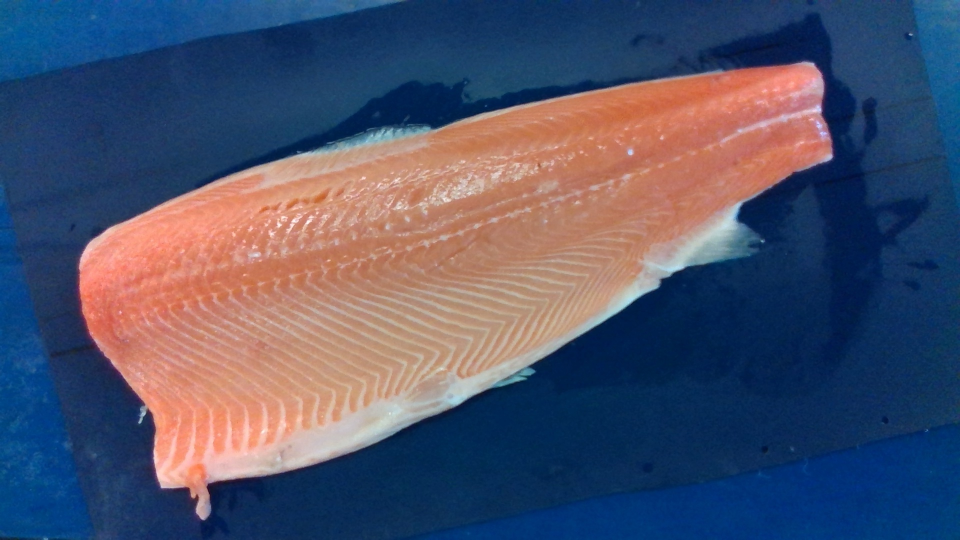
#> input picture vision_system/images_michael/input_f2.jpg, 1920 x 1080 px, found by its file name (shown at 1/2 size); the run also reads 1 picture not shown here
$ python salmon_inference_updated.py
#> lines starting #> are read from the running program, lines starting #| are printed output that depends on the picture
### vision_system/APF3.py
import numpy as np
import matplotlib.pyplot as plt
import copy
from matplotlib import patches
from numpy.linalg import norm
import math
from mpl_toolkits.mplot3d import Axes3D
from matplotlib import cm


def closest_on_line(p1, p2, p3): # Returns a point[x,y] on the line from p1 to p2, that is closest to p3
        x1, y1 = p1
        x2, y2 = p2
        x3, y3 = p3
        dx, dy = x2-x1, y2-y1
        det = dx*dx + dy*dy
        a = (dy*(y3-y1)+dx*(x3-x1))/det
        return [x1+a*dx, y1+a*dy]

# Working params for planner:
# k_att=3, k_rep=40000, k_centerline=0.3, step_size=1, max_iters=300
class PotentialFieldPlanner3:
    def __init__(self, start, goal, obstacles, k_att=3, k_rep=20000, k_centerline=0.5, step_size=0.5, goal_threshold=2, max_iters=400):
        self.start = start
        self.goal = goal
        self.obstacles = obstacles
        self.k_att = k_att
        self.k_rep = k_rep
        self.k_c = k_centerline
        self.step_size = step_size
        self.max_iters = max_iters
        self.goal_threshold = goal_threshold


    def attractive_goal(self):
        theta_goal = np.arctan2(self.goal[1]-self.start[1], self.goal[0]-self.start[0]) # Angle between start position and goal
        goal_potential = 0
        force_goal_x = round(self.k_att * (np.cos(theta_goal)),5)
        force_goal_y = round(self.k_att * (np.sin(theta_goal)),5)

        return force_goal_x, force_goal_y, goal_potential


    def attractive_centerline(self, position):
        ref_point = closest_on_line(self.start, self.goal, position)
        phi_refpoint = np.arctan2(ref_point[1]-position[1], ref_point[0]-position[0])
        d_refpoint = np.linalg.norm(position - ref_point)
        exponent = 2
        if len(self.obstacles) > 0:
            for obstacle in self.obstacles:
                dist_to_obstacle = np.linalg.norm(position - obstacle[:2])
                obstacle_radius = obstacle[2]
                if dist_to_obstacle > obstacle_radius:
                    centerline_potential = round((self.k_c/exponent*(d_refpoint)**exponent),5) # 0.5*K_c*d**2
                    if centerline_potential > 3:
                        centerline_potential = 3
                    force_centerline_x = round(self.k_c*(d_refpoint)**(exponent-1) * (np.cos(phi_refpoint)),5)
                    force_centerline_y = round(self.k_c*(d_refpoint)**(exponent-1) * (np.sin(phi_refpoint)),5)
                else:
                    centerline_potential = 0
                    force_centerline_x = 0
                    force_centerline_y = 0
        else:
            centerline_potential = round((self.k_c/exponent*(d_refpoint)**exponent),5) # 0.5*K_c*d**2
            if centerline_potential > 3:
                        centerline_potential = 3
            force_centerline_x = round(self.k_c*(d_refpoint)**(exponent-1) * (np.cos(phi_refpoint)),5)
            force_centerline_y = round(self.k_c*(d_refpoint)**(exponent-1) * (np.sin(phi_refpoint)),5)

        return force_centerline_x, force_centerline_y, centerline_potential


    def repulsive_obstacle(self, position):
        # http://www.diag.uniroma1.it/oriolo/amr/slides/MotionPlanning3_Slides.pdf

        if len(self.obstacles)>=1:
            repulsive_force_x = 0
            repulsive_force_y = 0
            repulsive_potential = 0
            for obstacle in self.obstacles:
                radius = obstacle[2]
                distance = np.linalg.norm(position - obstacle[:2])
                theta_obstacle = np.arctan2(obstacle[1]-position[1], obstacle[0]-position[0])
                if distance <= radius:
                    if distance > 0:

                        exponent = 2 # if exponent=2->gain should be around 15000, if exponent=1, gain should be around 150
                        repulsive_potential += (self.k_rep/exponent)*((1/distance)-(1/radius))**exponent
                        if repulsive_potential > 3:
                            repulsive_potential = 3
                        repulsive_force = -(self.k_rep/distance**2)*((1/distance)-(1/(radius)))**(exponent-1)
                        repulsive_force_x += round(repulsive_force * np.cos(theta_obstacle),5)
                        repulsive_force_y += round(repulsive_force * np.sin(theta_obstacle),5)
                    else:
                        pass
                        #repulsive_potential += 200 # cutoff to avoid infinitely scaling function.
                else:
                    repulsive_potential += 0
                    repulsive_force_x += 0
                    repulsive_force_y += 0
        else:
            repulsive_potential = 0
            repulsive_force_x = 0
            repulsive_force_y = 0
        return repulsive_force_x, repulsive_force_y, repulsive_potential

    def plan(self):
        current_position = self.start
        path = []
        path.append(current_position)

        for _ in range(self.max_iters):

            attractive_goal_x, attractive_goal_y, _ = self.attractive_goal()
            repulsive_obstacle_x, repulsive_obstacle_y, _ = self.repulsive_obstacle(current_position)
            attractive_centerline_x, attractive_centerline_y, _ = self.attractive_centerline(current_position)


            total_force_x = attractive_goal_x + attractive_centerline_x + repulsive_obstacle_x
            total_force_y = attractive_goal_y + attractive_centerline_y + repulsive_obstacle_y

            next_position_x = current_position[0] + self.step_size * total_force_x
            next_position_y = current_position[1] + self.step_size * total_force_y
            next_position = np.array([next_position_x, next_position_y])
            next_position = np.array([next_position_x, next_position_y]) # For precise calculations

            if np.linalg.norm(next_position - self.goal) < self.goal_threshold:
                path.append(self.goal)
                break

            path.append(next_position)
            current_position = next_position

        return np.array(path)


    # [33 lines left out: function plotTerrain, not called in this run]


# [29 lines that do not run on import are left out]


"""
To Do:
- plot force vectors
- small change


"""

### vision_system/salmon_inference_updated.py

import cv2
import numpy as np
import os
import copy
import random
from APF import PotentialFieldPlanner
from APF2 import PotentialFieldPlanner2
from APF3 import PotentialFieldPlanner3

"""
Starting variables
"""
path_to_input = '/home/daniel/catkin_ws/src/ur3_project/vision_system/images_michael/'

# [5 lines of commented-out code are left out]


def limit_pt(pt, width, height):
    # pt = [x,y]
    pt[0] = min(max(0,pt[0]), width)
    pt[1] = min(max(0,pt[1]), height)
    return pt

#########################################################################


def get_scan_start_stop(im, binary_mask):
    img = copy.deepcopy(im)
    img_draw = copy.deepcopy(im)

    height,width = binary_mask.shape[:2]


    #horizontal = np.concatenate((image, image_draw,binary_mask), axis=1)
    # cv2.imshow('bonary_mask',binary_mask)


    # find contour
    contours, _ = cv2.findContours(binary_mask,cv2.RETR_TREE, cv2.CHAIN_APPROX_SIMPLE)
    print('Number of contours: ', len(contours))

    # Join the contours if more than 1 are found.
    if (1<len(contours)):
        centroid_list = []
        for index, cnt in enumerate(contours):
            # Momemts_list.append(cv2.moments(cnt))
            M = cv2.moments(cnt)
            if M["m00"] != 0:
                cx = int(M["m10"] / M["m00"])
                cy = int(M["m01"] / M["m00"])
            else:
                cx, cy = 0, 0
            centroid_list.append([cx,cy])

        factor = 1
        temp = np.zeros((height,width,3),dtype=np.uint8)
        temp[:,:,0] = binary_mask[:,:]
        temp[:,:,1] = binary_mask[:,:]
        temp[:,:,2] = binary_mask[:,:]
        # print("centroid_list = ", centroid_list)

        # Draw a white line between multiple centroids to joint all of them.
        for index in range(len(centroid_list)-1):
            # print("centroid_list[index] ", centroid_list[index])
            # print("centroid_list[index+1] ", centroid_list[index+1])
            cv2.line(temp,(centroid_list[index]),(centroid_list[index+1]),(255,255,255),10)
            # cv2.line(temp,(0,0),(centroid_list[index]),(255,255,255),1)       # uncomment to generate images for documentation
            # cv2.line(temp,(0,0),(centroid_list[index+1]),(255,255,255),1)     # uncomment to generate images for documentation

        # cv2.imshow("joined contours", cv2.resize(temp,(int(width/factor),int(height/factor)), cv2.INTER_LINEAR))      # uncomment to generate images for documentation
        # cv2.imwrite(path_results + "contours_" + filename, cv2.resize(temp,(int(width/factor),int(height/factor)), cv2.INTER_LINEAR))     # uncomment to generate images for documentation


    rect = cv2.minAreaRect(contours[0])
    box = cv2.boxPoints(rect)
    box = np.int0(box)
    # print("Box coordinates ([[x1,y1]...[x4,y4]]) = ", box)
    # cv2.drawContours(img_draw,[box],0,(0,0,255),2)        # uncomment to generate images for documentation
    # cv2.imshow("bbox", img_draw)                          # uncomment to generate images for documentation
    # cv2.imwrite(path_results + "bbox_" + filename, img_draw)      # uncomment to generate images for documentation


    # Cross: create a cross inside the box.
    # Average of boxes' coordinates and then converting to int
    cross = []
    cross.append( [int(i) for i in  ((box[0]+box[1])/2.0)] )
    cross.append( [int(i) for i in  ((box[1]+box[2])/2.0)] )
    cross.append( [int(i) for i in  ((box[2]+box[3])/2.0)] )
    cross.append( [int(i) for i in  ((box[3]+box[0])/2.0)] )
    # Draw crosses on the image
    # cv2.line(img_draw,cross[0], cross[2],(255,255,0),3)       # uncomment to generate images for documentation
    # cv2.line(img_draw,cross[1], cross[3],(0,255,255),3)       # uncomment to generate images for documentation
    # cv2.imshow("cross", img_draw)       # uncomment to generate images for documentation
    # cv2.imwrite(path_results + "cross_" + filename, img_draw)       # uncomment to generate images for documentation

    # Generate a belly line by comparing the l2 norm of the cross's height and width.
    d1 = np.linalg.norm([cross[0], cross[2]])
    d2 = np.linalg.norm([cross[1], cross[3]])
    belly_line = [cross[0], cross[2]] if (d1 >= d2) else [cross[1], cross[3]]

    # Note order of content ! belly_line = [[x1,y1],[x2,y2]]
    # print("Belly_line[[x1,y1],[x2,y2]] = ", belly_line)
    # angle = np.arctan2(y,x), get x and y coordinates.
    x = belly_line[0][0] - belly_line[1][0]
    y = belly_line[0][1] - belly_line[1][1]
    theta = np.arctan2(y,x)
    #print("Theta(rads) = ", theta," Theta(deg) = ", theta * 180/np.pi)

    # theta = abs(theta)

    # Use the length of the belly_line to determine the offset
    belly_norm = np.linalg.norm(belly_line)
    # print("belly_line length = ", belly_norm)
    offset = belly_norm/30

    # Create two points that are +90 and -90 to the belly line.
    x1,y1 = int(offset * np.cos(theta - np.pi/2)), int(offset * np.sin(theta - np.pi/2))
    x2,y2 = int(offset * np.cos(theta + np.pi/2)), int(offset * np.sin(theta + np.pi/2))

    sum1 = 0
    no_of_pts = 100
    line_1 = np.array([ belly_line[0] + np.array([x1,y1]), belly_line[1] + np.array([x1,y1]) ])
    line_2 = np.array([ belly_line[0] + np.array([x2,y2]), belly_line[1] + np.array([x2,y2]) ])
    # Draw the offset lines.
    # cv2.line(img_draw,line_1[0], line_1[1],(127,127,0),3)       # uncomment to generate images for documentation
    # cv2.line(img_draw,line_2[0], line_2[1],(0,127,127),3)       # uncomment to generate images for documentation
    # cv2.imshow("offset lines", img_draw)       # uncomment to generate images for documentation
    # cv2.imwrite(path_results + "offset_lines_" + filename, img_draw)       # uncomment to generate images for documentation

    line_1_inter = np.linspace(line_1[0], line_1[1], no_of_pts)
    line_2_inter = np.linspace(line_2[0], line_2[1], no_of_pts)

    # Cal sum of intensity along line_1 only on R channel of input image.
    # Note: cv2.line uses the point as [x,y], eg: cv2.line(im,[x1,y1],[x2,y2],color,thickness)
    # However the image coordinates are flipped ! ie: img[y][x]
    for p in line_1_inter:
        # points in the interpolated array are in the form [[x1,y1]...[xn,yn]]
        # [x,y] need to thresholed to [1920-1,1080-1] else the index will exceed bounds.
        x = min(int(p[0]), width-1)
        y = min(int(p[1]), height-1)
        # x = int(p[0])
        # y = int(p[1])
        sum1 = sum1 + img[y,x,2]    # sum = sum + values in Red Channel of img
    # print("LINE_1 : sum1 = ", sum1)

    sum2 = 0
    # Cal sum of intensity along line_2
    for p in line_2_inter:
        # points in the interpolated array are [[x1,y1]...[xn,yn]]
        # [x,y] need to thresholed to [1920-1,1080-1] else the index will exceed bounds.
        x = min(int(p[0]), width-1)
        y = min(int(p[1]), height-1)
        # x = int(p[0])
        # y = int(p[1])
        sum2 = sum2 + img[y,x,2]    # sum = sum + values in Red Channel of img
    # print("LINE_2 : sum2 = ", sum2)

    # # Decide which line to choose as scan line and return
    # temp = line_1 if(sum1 >= sum2) else line_2
    scan_line = line_1 if(sum1 >= sum2) else line_2


    # Decide in image space to stop the points from flipping around.
    # we find max in X between pt0 and pt1, then return the points accordingly, not need to swap.
    pt0 = np.array([ scan_line[0][0], scan_line[0][1] ])      # [x,y]
    pt1 = np.array([ scan_line[1][0], scan_line[1][1] ])      # [x,y]
    # print("pt0", pt0[0], pt0[1])
    # print("pt1", pt1[0], pt1[1])

    # Sometimes the calculated scan and belly lines will have -ve coordinates because we use trig functions.
    # We need to threshold these to the image resolution.
    # Opencv automatiically floors or thresholds -ves to 0 and values exceeding the image size are limited to max width or height.
    pt0 = limit_pt(pt0, width, height)
    pt1 = limit_pt(pt1, width, height)


    # A check to stop the flipping of points
    if ( pt0[0] < pt1[0] ):
        cv2.circle(img, (pt0[0],pt0[1]), 2, (0,255,0),5)
        cv2.circle(img, (pt1[0],pt1[1]), 2, (0,0,255),5)
        return img, pt0, pt1
    elif ( pt1[0] < pt0[0] ):
        cv2.circle(img, (pt1[0],pt1[1]), 1, (0,255,0),5)
        cv2.circle(img, (pt0[0],pt0[1]), 1, (0,0,255),5)
        return img, pt1, pt0
    else:
        print("In get_scan_start_stop: Invalid scan points")
        return img, [None,None], [None,None]

#########################################################################


def get_black_spot_coord(im, black_spot_mask):
    img_draw = copy.deepcopy(im)


    # Find contour
    contours, _ = cv2.findContours(black_spot_mask,cv2.RETR_TREE, cv2.CHAIN_APPROX_SIMPLE)
    print('Number of spots: ', len(contours))
    black_spot_list = []
    for contour in contours:
        (x,y),radius = cv2.minEnclosingCircle(contour)
        x_y_radius = np.array([int(x), int(y), int(radius)])
        black_spot_list.append(x_y_radius)
        color = (random.randint(0,256), random.randint(0,256), random.randint(0,256))
        cv2.circle(img_draw, x_y_radius[:2], x_y_radius[2], color, thickness=2)
    print(black_spot_list)

    return img_draw, black_spot_list

#########################################################################

def get_binary_masks(image):
    print('Trying to get binary mask')
    belly_mask = cv2.imread(path_to_input+'binary_mask_f2.jpg') # Read
    melanin_mask = cv2.imread(path_to_input+'melanin_mask_f2.jpg') # Read

    belly_mask = cv2.cvtColor(belly_mask, cv2.COLOR_BGR2GRAY) # Grayscale
    melanin_mask = cv2.cvtColor(melanin_mask, cv2.COLOR_BGR2GRAY) # Grayscale

    ret,belly_mask = cv2.threshold(belly_mask, 120,255,cv2.THRESH_BINARY) # Binary transformation
    ret,melanin_mask = cv2.threshold(melanin_mask, 120,255,cv2.THRESH_BINARY) # Binary transformation

    return belly_mask, melanin_mask


#########################################################################

def inference(input_source='image'):
    # Top level function

#> called with input_source = 'image'
    if input_source == 'image':
        # Read the image input for further processing
        raw_image = cv2.imread(path_to_input + 'input_f2.jpg')
#> raw_image is the input picture: shape (1080, 1920, 3); mean B, G, R 107, 83.5, 79.1
        raw_image = cv2.resize(raw_image, (0, 0), fx = 0.5, fy = 0.5)
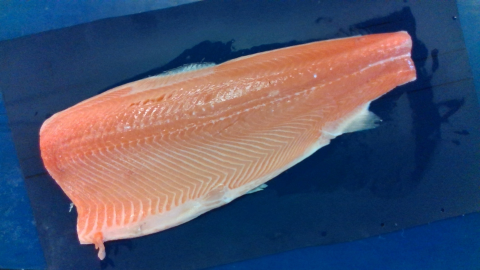
#> raw_image: shape (540, 960, 3) (shown at 1/2 size); mean B, G, R 107.1, 83.6, 79.2
        im_draw = copy.deepcopy(raw_image)

        belly_mask, melanin_mask = get_binary_masks(raw_image) # Extracts binary mask from input
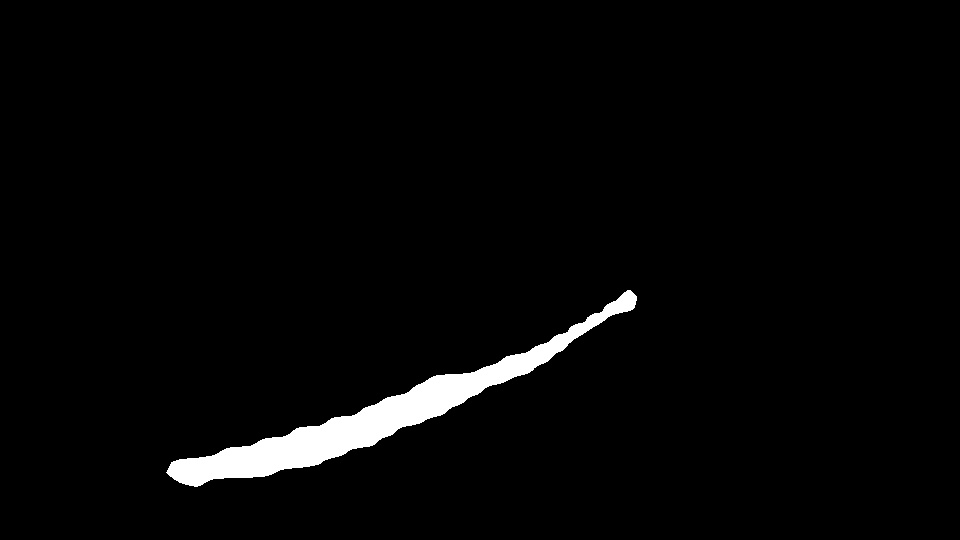
#> input picture vision_system/images_michael/binary_mask_f2.jpg, 960 x 540 px, found by its file name
#> in get_binary_masks, belly_mask is the input picture: shape (540, 960, 3); min 0, max 255, mean 6.6
#> (the rest of the program and of its run is left out)
